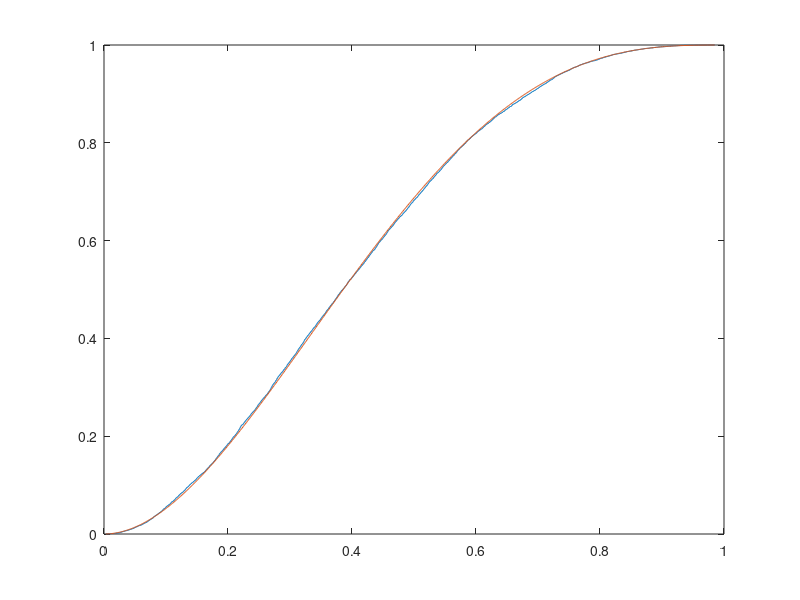

Recreate this plot in MATLAB.
tic ;
n =1000;
m =10000;
u = rand (n , m ) ;
r =2;
v =3;
c =1;
x = ones (1,m)*(r/(r+v)) ;
"starting poyla iterations"
for i=1:n
	x(i+1,:)=(r+v+(i -1)*c)/(r+v+i*c).*x(i,:)+(u(i,:)<x(i,:))./( r + v + i * c ) ;
endfor
"finised poyla iterations"
y=sort(x(n+1,:));

"ploting..."
plot(y,(1: m )./m, y, betacdf(y,r/c,v/c))
toc